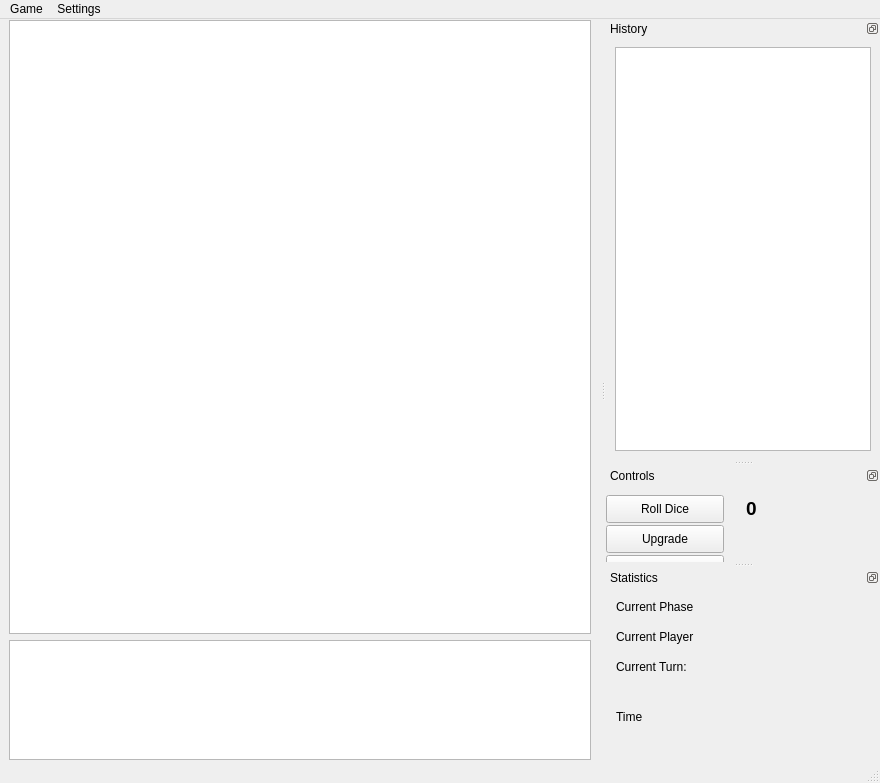
<?xml version="1.0" encoding="UTF-8"?>
<ui version="4.0">
 <class>MainWindow</class>
 <widget class="QMainWindow" name="MainWindow">
  <property name="geometry">
   <rect>
    <x>0</x>
    <y>0</y>
    <width>880</width>
    <height>783</height>
   </rect>
  </property>
  <property name="windowTitle">
   <string>MainWindow</string>
  </property>
  <widget class="QWidget" name="centralwidget">
   <layout class="QVBoxLayout" name="centralLayout">
    <property name="topMargin">
     <number>1</number>
    </property>
    <property name="bottomMargin">
     <number>1</number>
    </property>
    <item>
     <widget class="QGraphicsView" name="boardView">
      <property name="sizePolicy">
       <sizepolicy hsizetype="Expanding" vsizetype="Expanding">
        <horstretch>0</horstretch>
        <verstretch>0</verstretch>
       </sizepolicy>
      </property>
      <property name="minimumSize">
       <size>
        <width>0</width>
        <height>100</height>
       </size>
      </property>
      <property name="renderHints">
       <set>QPainter::Antialiasing|QPainter::TextAntialiasing</set>
      </property>
     </widget>
    </item>
    <item>
     <widget class="QGraphicsView" name="sideboardView">
      <property name="sizePolicy">
       <sizepolicy hsizetype="Expanding" vsizetype="Minimum">
        <horstretch>0</horstretch>
        <verstretch>0</verstretch>
       </sizepolicy>
      </property>
      <property name="minimumSize">
       <size>
        <width>0</width>
        <height>50</height>
       </size>
      </property>
      <property name="maximumSize">
       <size>
        <width>16777215</width>
        <height>120</height>
       </size>
      </property>
      <property name="renderHints">
       <set>QPainter::Antialiasing|QPainter::TextAntialiasing</set>
      </property>
     </widget>
    </item>
   </layout>
  </widget>
  <widget class="QMenuBar" name="menubar">
   <property name="geometry">
    <rect>
     <x>0</x>
     <y>0</y>
     <width>880</width>
     <height>25</height>
    </rect>
   </property>
   <widget class="QMenu" name="menuGame">
    <property name="title">
     <string>Game</string>
    </property>
    <addaction name="actionNewGame"/>
    <addaction name="actionClose"/>
   </widget>
   <widget class="QMenu" name="menuSettings">
    <property name="title">
     <string>Settings</string>
    </property>
   </widget>
   <addaction name="menuGame"/>
   <addaction name="menuSettings"/>
  </widget>
  <widget class="QStatusBar" name="statusbar"/>
  <widget class="QDockWidget" name="dockHistory">
   <property name="minimumSize">
    <size>
     <width>78</width>
     <height>103</height>
    </size>
   </property>
   <property name="floating">
    <bool>false</bool>
   </property>
   <property name="features">
    <set>QDockWidget::DockWidgetFloatable|QDockWidget::DockWidgetMovable</set>
   </property>
   <property name="windowTitle">
    <string>History</string>
   </property>
   <attribute name="dockWidgetArea">
    <number>2</number>
   </attribute>
   <widget class="QWidget" name="dockWidgetContents">
    <layout class="QVBoxLayout" name="verticalLayout">
     <item>
      <widget class="QPlainTextEdit" name="txtHistory">
       <property name="undoRedoEnabled">
        <bool>false</bool>
       </property>
       <property name="readOnly">
        <bool>true</bool>
       </property>
      </widget>
     </item>
    </layout>
   </widget>
  </widget>
  <widget class="QDockWidget" name="dockControl">
   <property name="minimumSize">
    <size>
     <width>60</width>
     <height>50</height>
    </size>
   </property>
   <property name="floating">
    <bool>false</bool>
   </property>
   <property name="features">
    <set>QDockWidget::DockWidgetFloatable|QDockWidget::DockWidgetMovable</set>
   </property>
   <property name="windowTitle">
    <string>Controls</string>
   </property>
   <attribute name="dockWidgetArea">
    <number>2</number>
   </attribute>
   <widget class="QWidget" name="dockWidgetContents_2">
    <widget class="QPushButton" name="btnRollDice">
     <property name="geometry">
      <rect>
       <x>0</x>
       <y>10</y>
       <width>118</width>
       <height>28</height>
      </rect>
     </property>
     <property name="text">
      <string>Roll Dice</string>
     </property>
    </widget>
    <widget class="QLabel" name="lblAP">
     <property name="geometry">
      <rect>
       <x>125</x>
       <y>13</y>
       <width>41</width>
       <height>20</height>
      </rect>
     </property>
     <property name="font">
      <font>
       <pointsize>14</pointsize>
       <weight>75</weight>
       <bold>true</bold>
      </font>
     </property>
     <property name="text">
      <string notr="true">0</string>
     </property>
     <property name="alignment">
      <set>Qt::AlignCenter</set>
     </property>
    </widget>
    <widget class="QPushButton" name="btnEndTurn">
     <property name="geometry">
      <rect>
       <x>0</x>
       <y>70</y>
       <width>118</width>
       <height>28</height>
      </rect>
     </property>
     <property name="text">
      <string>End Turn</string>
     </property>
    </widget>
    <widget class="QPushButton" name="btnUpgrade">
     <property name="geometry">
      <rect>
       <x>0</x>
       <y>40</y>
       <width>118</width>
       <height>28</height>
      </rect>
     </property>
     <property name="text">
      <string>Upgrade</string>
     </property>
    </widget>
   </widget>
  </widget>
  <widget class="QDockWidget" name="dockStats">
   <property name="minimumSize">
    <size>
     <width>60</width>
     <height>100</height>
    </size>
   </property>
   <property name="features">
    <set>QDockWidget::DockWidgetFloatable|QDockWidget::DockWidgetMovable</set>
   </property>
   <property name="windowTitle">
    <string>Statistics</string>
   </property>
   <attribute name="dockWidgetArea">
    <number>2</number>
   </attribute>
   <widget class="QWidget" name="dockWidgetContents_3">
    <widget class="QLabel" name="lblTime">
     <property name="geometry">
      <rect>
       <x>10</x>
       <y>120</y>
       <width>71</width>
       <height>19</height>
      </rect>
     </property>
     <property name="text">
      <string>Time</string>
     </property>
    </widget>
    <widget class="QLabel" name="lblPlayer">
     <property name="geometry">
      <rect>
       <x>10</x>
       <y>40</y>
       <width>121</width>
       <height>19</height>
      </rect>
     </property>
     <property name="text">
      <string>Current Player</string>
     </property>
    </widget>
    <widget class="QLabel" name="lblPlayerTurn">
     <property name="geometry">
      <rect>
       <x>10</x>
       <y>70</y>
       <width>131</width>
       <height>19</height>
      </rect>
     </property>
     <property name="text">
      <string>Current Turn:</string>
     </property>
    </widget>
    <widget class="QLabel" name="lblCurrentPhase">
     <property name="geometry">
      <rect>
       <x>10</x>
       <y>10</y>
       <width>141</width>
       <height>19</height>
      </rect>
     </property>
     <property name="text">
      <string>Current Phase</string>
     </property>
    </widget>
   </widget>
  </widget>
  <action name="actionNewGame">
   <property name="icon">
    <iconset resource="../Resource.qrc">
     <normaloff>:/Icons/NewGame</normaloff>:/Icons/NewGame</iconset>
   </property>
   <property name="text">
    <string>New</string>
   </property>
  </action>
  <action name="actionClose">
   <property name="icon">
    <iconset resource="../Resource.qrc">
     <normaloff>:/Icons/Close</normaloff>:/Icons/Close</iconset>
   </property>
   <property name="text">
    <string>Close</string>
   </property>
  </action>
 </widget>
 <tabstops>
  <tabstop>boardView</tabstop>
  <tabstop>sideboardView</tabstop>
  <tabstop>btnEndTurn</tabstop>
  <tabstop>btnRollDice</tabstop>
  <tabstop>txtHistory</tabstop>
 </tabstops>
 <resources>
  <include location="../Resource.qrc"/>
 </resources>
 <connections>
  <connection>
   <sender>actionClose</sender>
   <signal>triggered()</signal>
   <receiver>MainWindow</receiver>
   <slot>close()</slot>
   <hints>
    <hint type="sourcelabel">
     <x>-1</x>
     <y>-1</y>
    </hint>
    <hint type="destinationlabel">
     <x>399</x>
     <y>299</y>
    </hint>
   </hints>
  </connection>
 </connections>
</ui>
